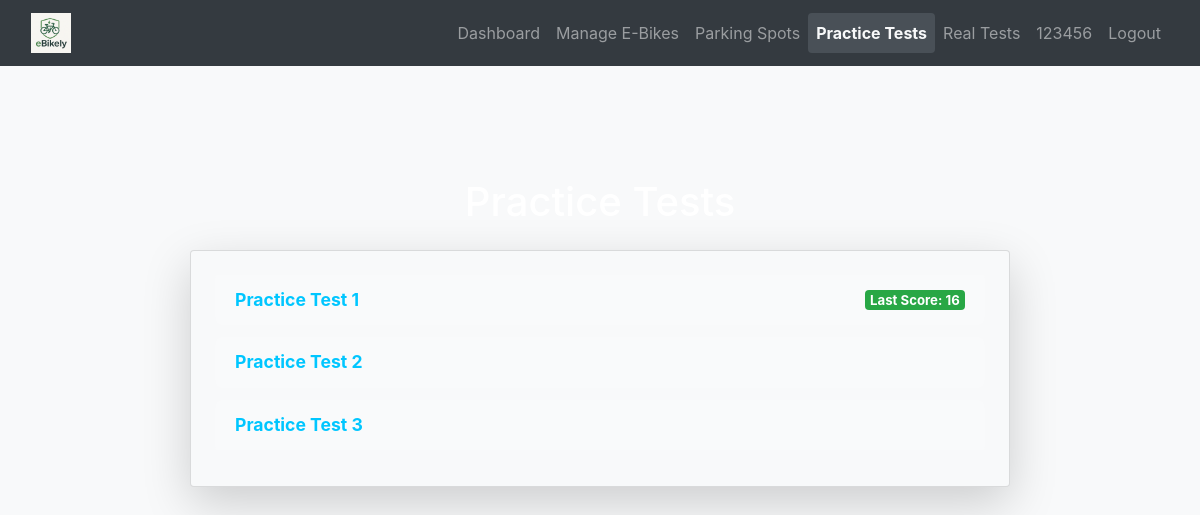
Screenshot of /practice (signed in) with the database file from the repository.
### database_setup.py (models this page shows)
class User(Base, UserMixin):
    __tablename__ = 'users'
    id = Column(Integer, primary_key=True)
    username = Column(String(150), unique=True, nullable=False)
    email = Column(String(150), nullable=True)
    password = Column(String(150), nullable=False)
    ebikes = relationship('EBike', back_populates='owner', cascade="all, delete-orphan")
    practice_tests = relationship('PracticeTest', back_populates='user', cascade="all, delete-orphan")
    real_tests = relationship('RealTest', back_populates='user', cascade="all, delete-orphan")
    practice_attempts = relationship("PracticeAttempt", back_populates="user", cascade="all, delete-orphan")
    parking_spot = relationship("ParkingSpot", back_populates="reserved_user", uselist=False)
    role = Column(String(10))  # 'student' or 'teacher'
    department = Column(String(150))  # for teachers
    year = Column(Integer)  # for students
    house = Column(String(50))  # for students

class PracticeTest(Base):
    __tablename__ = 'practice_tests'
    id = Column(Integer, primary_key=True)
    name = Column(String(100), nullable=False)
    user_id = Column(Integer, ForeignKey('users.id'))  # <-- This line fixes the problem
    user = relationship('User', back_populates='practice_tests')  # <-- Define this side of the relationship
    questions = relationship('PracticeQuestion', back_populates='test', cascade="all, delete-orphan")

class PracticeAttempt(Base):
    __tablename__ = 'practice_attempts'
    id = Column(Integer, primary_key=True)
    user_id = Column(Integer, ForeignKey('users.id'), nullable=False)
    test_id = Column(Integer, ForeignKey('practice_tests.id'), nullable=False)
    score = Column(Integer, nullable=False)
    attempt_date = Column(DateTime, default=datetime.utcnow)
    user = relationship('User', back_populates='practice_attempts')

### app.py (the view)
@app.route('/practice', methods=['GET'])
@login_required
def practice_selection():
    session = SessionLocal()
    user = session.query(User).filter_by(id=current_user.id).first()
    tests = session.query(PracticeTest).all()
    attempts = {attempt.test_id: attempt for attempt in user.practice_attempts}
    session.close()
    return render_template('practice_selection.html', tests=tests, attempts=attempts)

### app.py (called while the page is built)
@login_manager.user_loader
def load_user(user_id):
    session = SessionLocal()
    user = session.query(User).get(int(user_id))
    session.close()
    return user

### templates/practice_selection.html (shortened to what this page needs)
{% extends "base.html" %}
{% block content %}
<div class="container mt-5">
    <h1 class="text-center text-white mb-4">Practice Tests</h1>
    <div class="card shadow-lg bg-light rounded p-4">
        <ul class="list-group">
            {% for test in tests %}
            <li class="list-group-item d-flex justify-content-between align-items-center">
                <a href="{{ url_for('practice_quiz', test_id=test.id) }}" class="test-link">{{ test.name }}</a>
                {% if test.id in attempts %}
                <span class="badge bg-success">Last Score: {{ attempts[test.id].score }}</span>
                {% endif %}
            </li>
            {% endfor %}
        </ul>
    </div>
</div>
{% endblock %}

### templates/base.html (shortened to what this page needs)
<!DOCTYPE html>
<html lang="en">
<head>
    <link rel="stylesheet" href="https://stackpath.bootstrapcdn.com/bootstrap/4.5.2/css/bootstrap.min.css">
    <link rel="stylesheet" href="{{ url_for('static', filename='styles.css') }}">
    <link href="https://cdnjs.cloudflare.com/ajax/libs/font-awesome/5.15.4/css/all.min.css" rel="stylesheet">
</head>
<body>
    <nav class="navbar navbar-expand-lg navbar-dark bg-dark">
        <div class="container-fluid">
            <a class="navbar-brand" href="{{ url_for('dashboard') }}">
                <img src="{{ url_for('static', filename='images/logo.png') }}" alt="E-Bike Manager Logo">
            </a>
            <div class="collapse navbar-collapse" id="navbarNav">
                <ul class="navbar-nav ml-auto">
                    {% if current_user.is_authenticated %}
                        <li class="nav-item"><a class="nav-link {% if request.endpoint == 'dashboard' %}active{% endif %}" href="{{ url_for('dashboard') }}">Dashboard</a></li>
                        <li class="nav-item"><a class="nav-link {% if request.endpoint == 'ebike_management' %}active{% endif %}" href="{{ url_for('ebike_management') }}">Manage E-Bikes</a></li>
                        <li class="nav-item"><a class="nav-link {% if request.endpoint == 'parking_spots' %}active{% endif %}" href="{{ url_for('parking_spots') }}">Parking Spots</a></li>
                        <li class="nav-item"><a class="nav-link {% if request.endpoint == 'practice_selection' %}active{% endif %}" href="{{ url_for('practice_selection') }}">Practice Tests</a></li>
                        <li class="nav-item"><a class="nav-link {% if request.endpoint == 'real_tests' %}active{% endif %}" href="{{ url_for('real_tests') }}">Real Tests</a></li>
                        <li class="nav-item"><a class="nav-link {% if request.endpoint == 'user_profile' %}active{% endif %}" href="{{ url_for('user_profile') }}">{{ current_user.username }}</a></li>
                        <li class="nav-item"><a class="nav-link" href="{{ url_for('logout') }}">Logout</a></li>
                    {% else %}
                        <li class="nav-item"><a class="nav-link" href="{{ url_for('login') }}">Login</a></li>
                        <li class="nav-item"><a class="nav-link" href="{{ url_for('register') }}">Register</a></li>
                    {% endif %}
                </ul>
            </div>
        </div>
    </nav>
    <div class="container mt-4">
        {% block content %}{% endblock %}
    </div>
</body>
</html>

### static/styles.css (style rules this page uses)
.card { border-radius: 10px; box-shadow: 0 4px 6px rgba(0, 0, 0, 0.1); transition: transform 0.2s; }
.text-white { color: white; }

### templates/base.html (style rules this page uses)
body { background-color: #f8f9fa; }
.navbar-brand img { height: 40px; border: none; }
.nav-link.active { font-weight: bold; color: #f8f9fa !important; background-color: #495057; border-radius: 0.25rem; }
.container { max-width: 1200px; }

### templates/practice_selection.html (style rules this page uses)
.container { max-width: 900px; margin: 0 auto; padding: 20px; }
.card { background: rgba(255, 255, 255, 0.08); backdrop-filter: blur(8px); border-radius: 12px; box-shadow: 0 4px 15px rgba(0, 0, 0, 0.2); }
.list-group-item { background: rgba(255, 255, 255, 0.12); border: none; margin-bottom: 12px; font-size: 1.1rem; color: #fff; border-radius: 8px; }
.test-link { color: #00c6ff; font-weight: bold; text-decoration: none; }
.badge { background-color: #00c6ff; font-weight: bold; }
.badge.bg-success { background-color: #28a745; }

### rows the page displays
User: username "123456"
PracticeTest: name "Practice Test 1"
PracticeAttempt: score "16"
PracticeTest: name "Practice Test 2"
PracticeTest: name "Practice Test 3"
